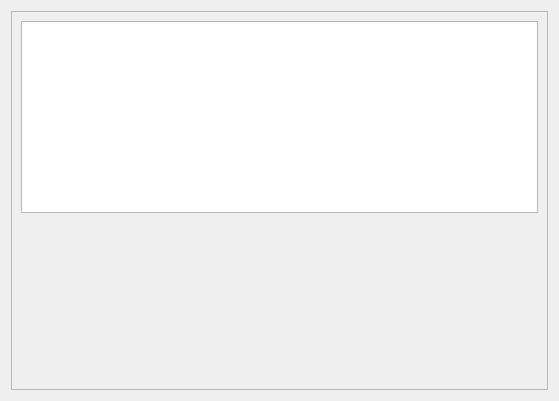
<?xml version="1.0" encoding="UTF-8"?>
<ui version="4.0">
 <class>TravelInfoDialog</class>
 <widget class="QDialog" name="TravelInfoDialog">
  <property name="geometry">
   <rect>
    <x>0</x>
    <y>0</y>
    <width>559</width>
    <height>401</height>
   </rect>
  </property>
  <property name="windowTitle">
   <string>Travel Info</string>
  </property>
  <layout class="QVBoxLayout" name="verticalLayout">
   <item>
    <widget class="QScrollArea" name="scrollArea">
     <property name="widgetResizable">
      <bool>true</bool>
     </property>
     <widget class="QWidget" name="scrollAreaWidgetContents">
      <property name="geometry">
       <rect>
        <x>0</x>
        <y>0</y>
        <width>539</width>
        <height>381</height>
       </rect>
      </property>
      <layout class="QVBoxLayout" name="verticalLayout_2">
       <item>
        <widget class="QTableView" name="tblResults">
         <property name="selectionMode">
          <enum>QAbstractItemView::NoSelection</enum>
         </property>
         <attribute name="horizontalHeaderVisible">
          <bool>false</bool>
         </attribute>
         <attribute name="verticalHeaderVisible">
          <bool>false</bool>
         </attribute>
         <attribute name="verticalHeaderVisible">
          <bool>false</bool>
         </attribute>
         <attribute name="horizontalHeaderVisible">
          <bool>false</bool>
         </attribute>
        </widget>
       </item>
       <item>
        <spacer name="verticalSpacer">
         <property name="orientation">
          <enum>Qt::Vertical</enum>
         </property>
         <property name="sizeHint" stdset="0">
          <size>
           <width>20</width>
           <height>40</height>
          </size>
         </property>
        </spacer>
       </item>
      </layout>
     </widget>
    </widget>
   </item>
  </layout>
 </widget>
 <resources/>
 <connections/>
</ui>
